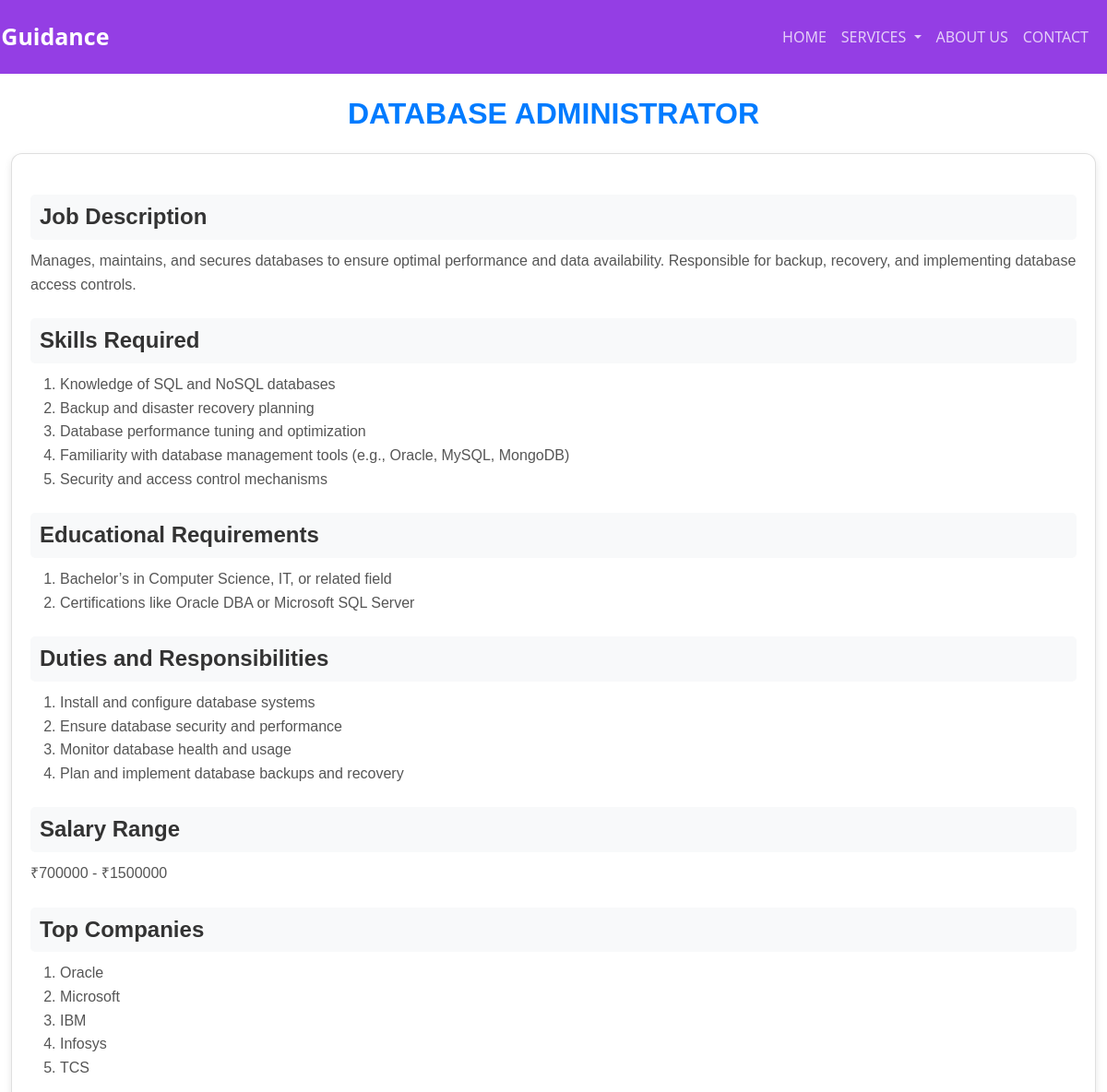
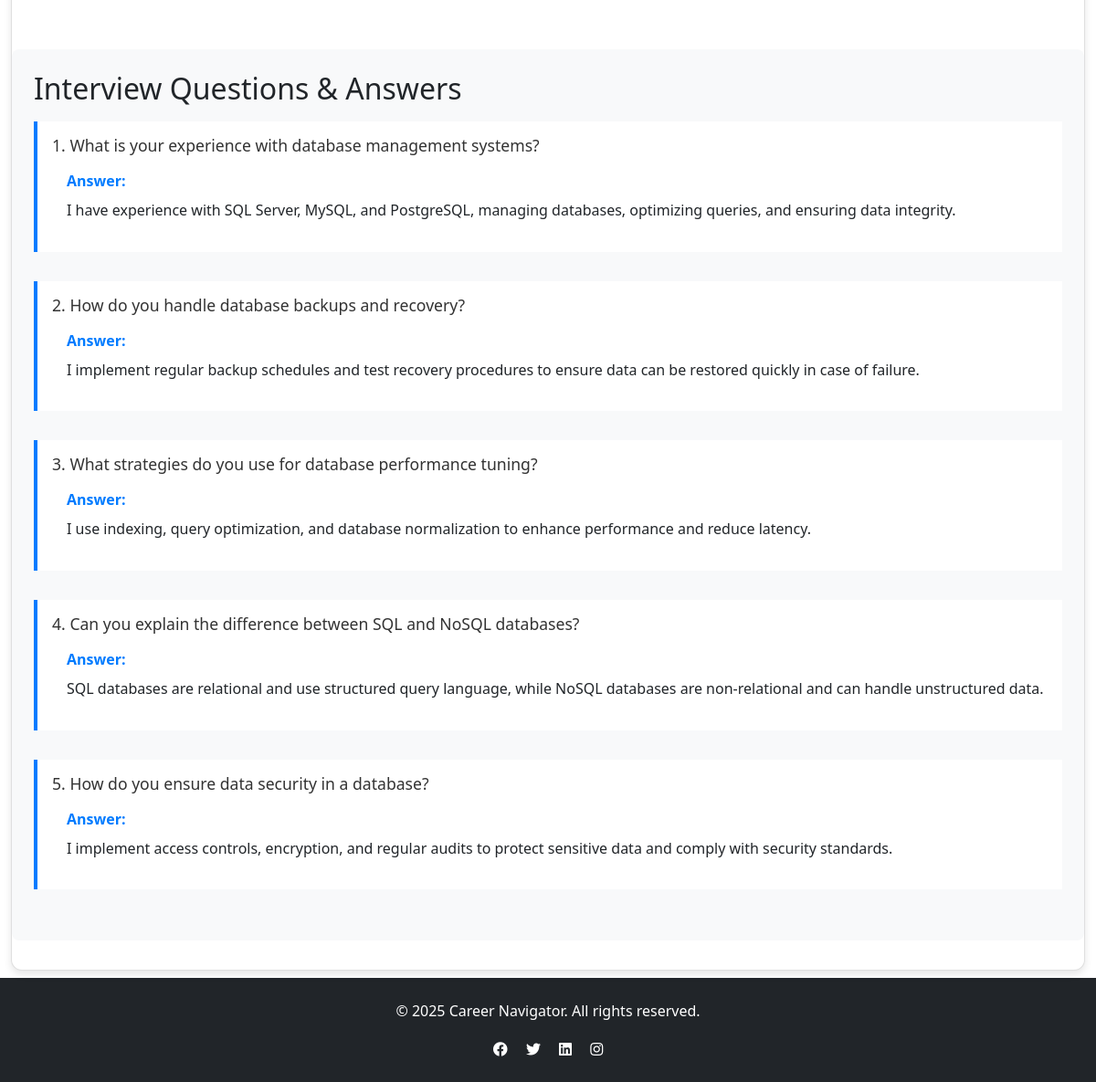
The page /job/4/ on the database its author committed (2 pictures, top to bottom).
### advisor/models.py (models this page shows, shortened)
class JobRole(models.Model):
    title = models.CharField(max_length=100)
    description = models.TextField()
    skills_required = models.TextField()
    education_requirements = models.TextField()
    duties = models.TextField()
    min_salary = models.PositiveIntegerField()
    max_salary = models.PositiveIntegerField()
    companies = models.TextField()
    interview_qna = models.JSONField(default=list)  # Store questions and answers as JSON
    image = models.ImageField(upload_to='job_images/', null=True, blank=True)

### advisor/views.py (the view)
# urls.py: path('job/<int:job_id>/', views.job_details, name='job_details'),
def job_details(request, job_id):
    try:
        job = JobRole.objects.get(id=job_id)
        return render(request, 'advisor/job_details.html', {'job': job})
    except JobRole.DoesNotExist:
        return redirect('home')

### advisor/templates/advisor/job_details.html (shortened to what this page needs)
{% extends "advisor/base.html" %}
{% block content %}
<div class="container mt-5">
    <h2 class="text-center mb-4 job-title">{{ job.title }}</h2>
    <div class="card mt-4 mb-2 shadow-hover" style="border-radius: 12px;">
        <div class="card-body">
            <h4 class="mt-4" style="font-family: 'Arial', sans-serif; color: #333; font-weight: bold;">Job Description</h4>
            <p style="font-family: 'Arial', sans-serif; color: #555;">{{ job.description }}</p>
            <h4 class="mt-4" style="font-family: 'Arial', sans-serif; color: #333; font-weight: bold;">Skills Required</h4>
            <ol style="font-family: 'Arial', sans-serif; color: #555;">
                {% for skill in job.skills_required.splitlines %}
                <li class="list-item">{{ skill }}</li>
                {% endfor %}
            </ol>
            <h4 class="mt-4" style="font-family: 'Arial', sans-serif; color: #333; font-weight: bold;">Educational Requirements</h4>
            <ol style="font-family: 'Arial', sans-serif; color: #555;">
                {% for education in job.education_requirements.splitlines %}
                <li class="list-item">{{ education }}</li>
                {% endfor %}
            </ol>
            <h4 class="mt-4" style="font-family: 'Arial', sans-serif; color: #333; font-weight: bold;">Duties and Responsibilities</h4>
            <ol style="font-family: 'Arial', sans-serif; color: #555;">
                {% for duty in job.duties.splitlines %}
                <li class="list-item">{{ duty }}</li>
                {% endfor %}
            </ol>
            <h4 class="mt-4" style="font-family: 'Arial', sans-serif; color: #333; font-weight: bold;">Salary Range</h4>
            <p style="font-family: 'Arial', sans-serif; color: #555;">₹{{ job.min_salary }} - ₹{{ job.max_salary }}</p>
            <h4 class="mt-4" style="font-family: 'Arial', sans-serif; color: #333; font-weight: bold;">Top Companies</h4>
            <ol style="font-family: 'Arial', sans-serif; color: #555;">
                {% for company in job.companies.splitlines %}
                <li class="list-item">{{ company }}</li>
                {% endfor %}
            </ol>
        </div>
<div class="job-section">
    <h2>Interview Questions & Answers</h2>
    <div class="interview-qna">
        {% if job.interview_qna %}
            {% for qa in job.interview_qna %}
                <div class="qa-item">
                    <div class="question">
                        <h3>{{ forloop.counter }}. {{ qa.question }}</h3>
                    </div>
                    <div class="answer">
                        <strong>Answer:</strong>
                        <p>{{ qa.answer }}</p>
                    </div>
                </div>
            {% endfor %}
        {% else %}
            <p>No interview questions available for this role.</p>
        {% endif %}
    </div>
</div>
    </div>
</div>
{% endblock %}

### advisor/static/css/style.css (style rules this page uses)
.container { max-width: 1200px; margin: 0 auto; }
.card { transition: transform 0.2s; box-shadow: 0 2px 4px rgba(0,0,0,0.1); }

### advisor/templates/advisor/job_details.html (style rules this page uses)
.job-section { margin: 2rem 0; padding: 1.5rem; border-radius: 8px; background-color: #f8f9fa; }
.interview-qna { margin-top: 1rem; }
.qa-item { margin-bottom: 2rem; padding: 1rem; border-left: 4px solid #007bff; background-color: white; }
.question h3 { color: #333; margin-bottom: 1rem; font-size: 1.1rem; }
.answer { margin-top: 0.5rem; padding-left: 1rem; }
.answer strong { color: #007bff; }
.answer p { margin-top: 0.5rem; line-height: 1.6; }
.job-title { font-family: 'Arial', sans-serif; font-weight: 700; letter-spacing: 0; color: #007bff; text-transform: uppercase; text-align: center; margin-bottom: 20px; }
.card-body h4 { font-family: 'Arial', sans-serif; color: #333; font-weight: bold; }
.card-body ol li { font-family: 'Arial', sans-serif; color: #555; transition: color 0.3s ease; }
.card { border-radius: 12px; box-shadow: 0 4px 8px rgba(0, 0, 0, 0.1); transition: box-shadow 0.3s ease; }
.card-body { padding: 20px; }
p, ol { line-height: 1.6; }
.card-body h4 { background-color: #f8f9fa; padding: 10px; border-radius: 5px; }
.card-body p, .card-body ol { margin-top: 10px; }

### rows shown on the page
JobRole: title "DATABASE ADMINISTRATOR", description "Manages, maintains, and secures databases to ensure optimal performance and data availability. Responsible for backup, recovery, and implementing database access controls.", min_salary "700000", max_salary "1500000"

### other values the page prints
{{ skill }} "Knowledge of SQL and NoSQL databases" "Backup and disaster recovery planning" "Database performance tuning and optimization" "Familiarity with database management tools (e.g., Oracle, MySQL, MongoDB)" "Security and access control mechanisms"
{{ education }} "Bachelor’s in Computer Science, IT, or related field" "Certifications like Oracle DBA or Microsoft SQL Server"
{{ duty }} "Install and configure database systems" "Ensure database security and performance" "Monitor database health and usage" "Plan and implement database backups and recovery"
{{ company }} "Oracle" "Microsoft" "IBM" "Infosys" "TCS"
{{ qa.question }} "What is your experience with database management systems?" "How do you handle database backups and recovery?" "What strategies do you use for database performance tuning?" "Can you explain the difference between SQL and NoSQL databases?" "How do you ensure data security in a database?"
{{ qa.answer }} "I have experience with SQL Server, MySQL, and PostgreSQL, managing databases, optimizing queries, and ensuring data integrity." "I implement regular backup schedules and test recovery procedures to ensure data can be restored quickly in case of failure." "I use indexing, query optimization, and database normalization to enhance performance and reduce latency." "SQL databases are relational and use structured query language, while NoSQL databases are non-relational and can handle unstructured data." "I implement access controls, encryption, and regular audits to protect sensitive data and comply with security standards."
